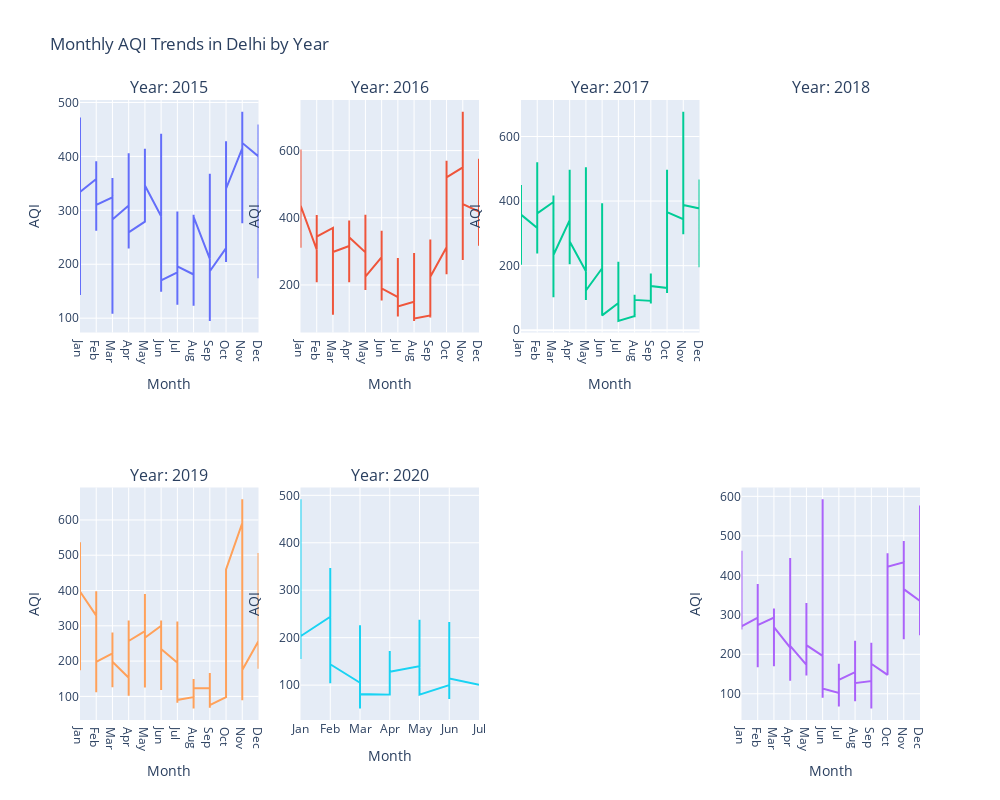

The notebook cell saved with this chart:
### Code cell
import plotly.graph_objects as go
from plotly.subplots import make_subplots
import pandas as pd

# Assuming delhi_df_reset has 'Date', 'Month', and 'Year' columns properly set
delhi_df_reset['Year'] = delhi_df_reset['Date'].dt.year
delhi_df_reset['Month'] = delhi_df_reset['Date'].dt.month

# Get unique years
unique_years = delhi_df_reset['Year'].unique()

# Create subplots
fig = make_subplots(rows=len(unique_years)//4 + 1, cols=4, subplot_titles=[f"Year: {year}" for year in unique_years])

for i, year in enumerate(unique_years, 1):
    year_data = delhi_df_reset[delhi_df_reset['Year'] == year]
    row = i // 4 + 1
    col = i % 4 if i % 4 != 0 else 4
    fig.add_trace(go.Scatter(x=year_data['Month'], y=year_data['AQI'], mode='lines', name=f'Year {year}'), row=row, col=col)

# Update layout
fig.update_layout(height=800, width=1000, title_text="Monthly AQI Trends in Delhi by Year", showlegend=False)
fig.update_xaxes(title_text="Month", tickmode='array', tickvals=list(range(1, 13)), ticktext=['Jan', 'Feb', 'Mar', 'Apr', 'May', 'Jun', 'Jul', 'Aug', 'Sep', 'Oct', 'Nov', 'Dec'])
fig.update_yaxes(title_text="AQI")

fig.show()

### Figure 1 — Plotly figure (JSON) as saved in the notebook; plotly's stock layout.template omitted (floating-point values rounded to 4 significant figures; data arrays with more than 128 entries replaced by an {"elided": "..."} marker saying what was removed)
{"data": [{"mode": "lines", "name": "Year 2015", "type": "scatter", "x": {"elided": "365 int values"}, "xaxis": "x", "y": {"elided": "365 int values"}, "yaxis": "y"}, {"mode": "lines", "name": "Year 2016", "type": "scatter", "x": {"elided": "366 int values"}, "xaxis": "x2", "y": {"elided": "366 int values"}, "yaxis": "y2"}, {"mode": "lines", "name": "Year 2017", "type": "scatter", "x": {"elided": "365 int values"}, "xaxis": "x3", "y": {"elided": "365 int values"}, "yaxis": "y3"}, {"mode": "lines", "name": "Year 2018", "type": "scatter", "x": {"elided": "365 int values"}, "xaxis": "x8", "y": {"elided": "365 int values"}, "yaxis": "y8"}, {"mode": "lines", "name": "Year 2019", "type": "scatter", "x": {"elided": "365 int values"}, "xaxis": "x5", "y": {"elided": "365 int values"}, "yaxis": "y5"}, {"mode": "lines", "name": "Year 2020", "type": "scatter", "x": {"elided": "183 int values"}, "xaxis": "x6", "y": {"elided": "183 int values"}, "yaxis": "y6"}], "layout": {"annotations": [{"font": {"size": 16}, "showarrow": false, "text": "Year: 2015", "x": 0.1062, "xanchor": "center", "xref": "paper", "y": 1, "yanchor": "bottom", "yref": "paper"}, {"font": {"size": 16}, "showarrow": false, "text": "Year: 2016", "x": 0.3688, "xanchor": "center", "xref": "paper", "y": 1, "yanchor": "bottom", "yref": "paper"}, {"font": {"size": 16}, "showarrow": false, "text": "Year: 2017", "x": 0.6313, "xanchor": "center", "xref": "paper", "y": 1, "yanchor": "bottom", "yref": "paper"}, {"font": {"size": 16}, "showarrow": false, "text": "Year: 2018", "x": 0.8938, "xanchor": "center", "xref": "paper", "y": 1, "yanchor": "bottom", "yref": "paper"}, {"font": {"size": 16}, "showarrow": false, "text": "Year: 2019", "x": 0.1062, "xanchor": "center", "xref": "paper", "y": 0.375, "yanchor": "bottom", "yref": "paper"}, {"font": {"size": 16}, "showarrow": false, "text": "Year: 2020", "x": 0.3688, "xanchor": "center", "xref": "paper", "y": 0.375, "yanchor": "bottom", "yref": "paper"}], "height": 800, "showlegend": false, "title": {"text": "Monthly AQI Trends in Delhi by Year"}, "width": 1000, "xaxis": {"anchor": "y", "domain": [0, 0.2125], "tickmode": "array", "ticktext": ["Jan", "Feb", "Mar", "Apr", "May", "Jun", "Jul", "Aug", "Sep", "Oct", "Nov", "Dec"], "tickvals": [1, 2, 3, 4, 5, 6, 7, 8, 9, 10, 11, 12], "title": {"text": "Month"}}, "xaxis2": {"anchor": "y2", "domain": [0.2625, 0.475], "tickmode": "array", "ticktext": ["Jan", "Feb", "Mar", "Apr", "May", "Jun", "Jul", "Aug", "Sep", "Oct", "Nov", "Dec"], "tickvals": [1, 2, 3, 4, 5, 6, 7, 8, 9, 10, 11, 12], "title": {"text": "Month"}}, "xaxis3": {"anchor": "y3", "domain": [0.525, 0.7375], "tickmode": "array", "ticktext": ["Jan", "Feb", "Mar", "Apr", "May", "Jun", "Jul", "Aug", "Sep", "Oct", "Nov", "Dec"], "tickvals": [1, 2, 3, 4, 5, 6, 7, 8, 9, 10, 11, 12], "title": {"text": "Month"}}, "xaxis4": {"anchor": "y4", "domain": [0.7875, 1], "tickmode": "array", "ticktext": ["Jan", "Feb", "Mar", "Apr", "May", "Jun", "Jul", "Aug", "Sep", "Oct", "Nov", "Dec"], "tickvals": [1, 2, 3, 4, 5, 6, 7, 8, 9, 10, 11, 12], "title": {"text": "Month"}}, "xaxis5": {"anchor": "y5", "domain": [0, 0.2125], "tickmode": "array", "ticktext": ["Jan", "Feb", "Mar", "Apr", "May", "Jun", "Jul", "Aug", "Sep", "Oct", "Nov", "Dec"], "tickvals": [1, 2, 3, 4, 5, 6, 7, 8, 9, 10, 11, 12], "title": {"text": "Month"}}, "xaxis6": {"anchor": "y6", "domain": [0.2625, 0.475], "tickmode": "array", "ticktext": ["Jan", "Feb", "Mar", "Apr", "May", "Jun", "Jul", "Aug", "Sep", "Oct", "Nov", "Dec"], "tickvals": [1, 2, 3, 4, 5, 6, 7, 8, 9, 10, 11, 12], "title": {"text": "Month"}}, "xaxis7": {"anchor": "y7", "domain": [0.525, 0.7375], "tickmode": "array", "ticktext": ["Jan", "Feb", "Mar", "Apr", "May", "Jun", "Jul", "Aug", "Sep", "Oct", "Nov", "Dec"], "tickvals": [1, 2, 3, 4, 5, 6, 7, 8, 9, 10, 11, 12], "title": {"text": "Month"}}, "xaxis8": {"anchor": "y8", "domain": [0.7875, 1], "tickmode": "array", "ticktext": ["Jan", "Feb", "Mar", "Apr", "May", "Jun", "Jul", "Aug", "Sep", "Oct", "Nov", "Dec"], "tickvals": [1, 2, 3, 4, 5, 6, 7, 8, 9, 10, 11, 12], "title": {"text": "Month"}}, "yaxis": {"anchor": "x", "domain": [0.625, 1], "title": {"text": "AQI"}}, "yaxis2": {"anchor": "x2", "domain": [0.625, 1], "title": {"text": "AQI"}}, "yaxis3": {"anchor": "x3", "domain": [0.625, 1], "title": {"text": "AQI"}}, "yaxis4": {"anchor": "x4", "domain": [0.625, 1], "title": {"text": "AQI"}}, "yaxis5": {"anchor": "x5", "domain": [0, 0.375], "title": {"text": "AQI"}}, "yaxis6": {"anchor": "x6", "domain": [0, 0.375], "title": {"text": "AQI"}}, "yaxis7": {"anchor": "x7", "domain": [0, 0.375], "title": {"text": "AQI"}}, "yaxis8": {"anchor": "x8", "domain": [0, 0.375], "title": {"text": "AQI"}}}}
